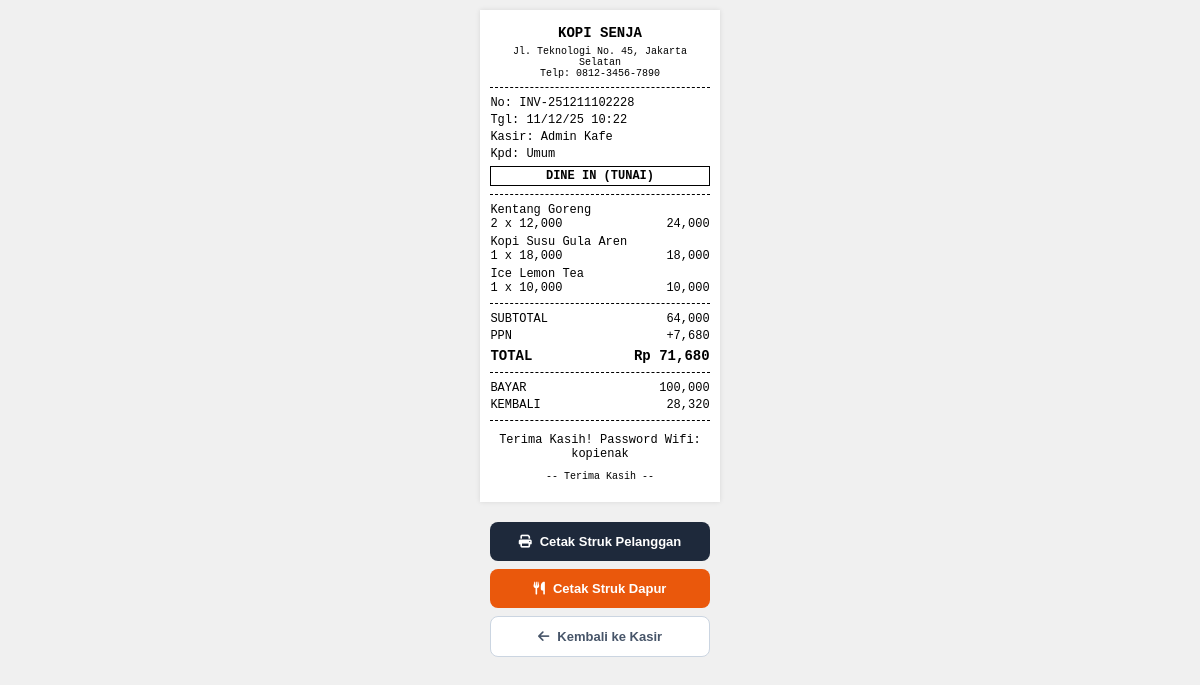
The app's page /struk.php?id=22 (signed in) with its own data.
### tables this page shows
CREATE TABLE `pengaturan` (
  `id` int(11) NOT NULL,
  `nama_toko` varchar(100) NOT NULL,
  `alamat_toko` text NOT NULL,
  `telp_toko` varchar(50) NOT NULL,
  `footer_struk` varchar(255) NOT NULL,
  `pajak_persen` int(11) NOT NULL DEFAULT 0,
  `updated_at` datetime DEFAULT current_timestamp()
);

CREATE TABLE `transaksi` (
  `id` int(11) NOT NULL,
  `no_struk` varchar(50) DEFAULT NULL,
  `nama_pelanggan` varchar(50) NOT NULL DEFAULT 'Umum',
  `tipe_pesanan` enum('Dine In','Take Away') NOT NULL DEFAULT 'Dine In',
  `tgl_transaksi` datetime DEFAULT NULL,
  `total_bayar` int(11) DEFAULT NULL,
  `diskon` int(11) DEFAULT 0,
  `pajak` decimal(10,2) NOT NULL DEFAULT 0.00,
  `bayar` int(11) DEFAULT NULL,
  `kembali` int(11) DEFAULT NULL,
  `metode_pembayaran` enum('Tunai','QRIS') NOT NULL DEFAULT 'Tunai',
  `kasir_id` int(11) DEFAULT NULL
);

CREATE TABLE `users` (
  `id` int(11) NOT NULL,
  `nama_lengkap` varchar(100) DEFAULT NULL,
  `username` varchar(50) DEFAULT NULL,
  `password` varchar(255) DEFAULT NULL,
  `role` enum('admin','kasir') DEFAULT NULL
);

CREATE TABLE `transaksi_detail` (
  `id` int(11) NOT NULL,
  `id_transaksi` int(11) DEFAULT NULL,
  `id_produk` int(11) DEFAULT NULL,
  `harga_saat_ini` int(11) DEFAULT NULL,
  `qty` int(11) DEFAULT NULL,
  `subtotal` int(11) DEFAULT NULL
);

CREATE TABLE `produk` (
  `id` int(11) NOT NULL,
  `kode_produk` varchar(20) DEFAULT NULL,
  `nama_produk` varchar(100) DEFAULT NULL,
  `kategori` varchar(50) DEFAULT NULL,
  `tags` varchar(255) DEFAULT '',
  `harga` int(11) DEFAULT NULL,
  `stok` int(11) DEFAULT NULL,
  `gambar` varchar(255) DEFAULT NULL
);

### struk.php (the view, shortened to what this page needs)
<?php
include 'config.php';
$id = isset($_GET['id']) ? (int)$_GET['id'] : 0;
$trx = mysqli_fetch_array(mysqli_query($koneksi, "SELECT t.*, u.nama_lengkap as kasir FROM transaksi t LEFT JOIN users u ON t.kasir_id = u.id WHERE t.id='$id'"));
$q_toko = mysqli_query($koneksi, "SELECT * FROM pengaturan WHERE id=1");
$toko = (mysqli_num_rows($q_toko) > 0) ? mysqli_fetch_assoc($q_toko) : ['nama_toko'=>'CafePOS', 'alamat_toko'=>'-', 'telp_toko'=>'-', 'footer_struk'=>'Terima Kasih'];
?>
<!DOCTYPE html>
<html>
<head>
    <link rel="stylesheet" href="https://cdnjs.cloudflare.com/ajax/libs/font-awesome/6.4.0/css/all.min.css">
</head>
<body onload="window.print()">
    <div class="wrapper">
        <div class="center">
            <h3 style="margin:5px 0; font-size: 14px;"><?= strtoupper($toko['nama_toko']) ?></h3>
            <p style="margin:0; font-size: 10px;"><?= $toko['alamat_toko'] ?></p>
            <p style="margin:0; font-size: 10px;">Telp: <?= $toko['telp_toko'] ?></p>
        </div>
        <div class="line"></div>
        <div class="flex"><span>No: <?= $trx['no_struk'] ?></span></div>
        <div class="flex"><span>Tgl: <?= date('d/m/y H:i', strtotime($trx['tgl_transaksi'])) ?></span></div>
        <div class="flex"><span>Kasir: <?= $trx['kasir'] ?></span></div>
        <div class="flex"><span>Kpd: <?= $trx['nama_pelanggan'] ?></span></div>
        <div class="center bold" style="margin-top:5px; font-size:12px; border:1px solid #000; padding:2px;"><?= strtoupper($trx['tipe_pesanan']) ?> (<?= strtoupper($trx['metode_pembayaran']) ?>)</div>
        <div class="line"></div>
        <?php
        $items = mysqli_query($koneksi, "SELECT t.*, p.nama_produk FROM transaksi_detail t JOIN produk p ON t.id_produk = p.id WHERE t.id_transaksi='$id'");
        while($i = mysqli_fetch_array($items)){
        ?>
        <div style="margin-bottom: 4px;">
            <div><?= $i['nama_produk'] ?></div>
            <div class="flex"><span><?= $i['qty'] ?> x <?= number_format($i['harga_saat_ini']) ?></span> <span><?= number_format($i['subtotal']) ?></span></div>
        </div>
        <?php } ?>
        <div class="line"></div>
        <?php $subtotal_murni = $trx['total_bayar'] + $trx['diskon'] - $trx['pajak']; ?>
        <div class="flex"><span>SUBTOTAL</span> <span><?= number_format($subtotal_murni) ?></span></div>
        <?php if($trx['pajak'] > 0): ?>
        <div class="flex"><span>PPN</span> <span>+<?= number_format($trx['pajak']) ?></span></div>
        <?php endif; ?>
        <div class="flex bold" style="font-size: 14px; margin-top: 5px;"><span>TOTAL</span> <span>Rp <?= number_format($trx['total_bayar']) ?></span></div>
        <div class="line"></div>
        <div class="flex"><span>BAYAR</span> <span><?= number_format($trx['bayar']) ?></span></div>
        <div class="flex"><span>KEMBALI</span> <span><?= number_format($trx['kembali']) ?></span></div>
        <div class="line"></div>
        <div class="center" style="margin-top: 10px;">
            <p style="margin-bottom: 5px;"><?= $toko['footer_struk'] ?></p>
            <p style="font-size: 10px;">-- Terima Kasih --</p>
        </div>
    </div>
    <div class="wrapper no-print" style="background: transparent; box-shadow: none; padding-top: 0;">
        <div class="action-area">
            <button class="btn btn-print" onclick="window.print()">
                <i class="fa-solid fa-print"></i> Cetak Struk Pelanggan
            </button>
            <a href="cetak_dapur.php?id=<?= $id ?>" target="_blank" class="btn btn-dapur">
                <i class="fa-solid fa-utensils"></i> Cetak Struk Dapur
            </a>
            <a href="transaksi.php" class="btn btn-back">
                <i class="fa-solid fa-arrow-left"></i> Kembali ke Kasir
            </a>
        </div>
    </div>
</body>
</html>

### struk.php (style rules this page uses)
body { font-family: 'Courier New', monospace; font-size: 12px; margin: 0; padding: 10px; background-color: #f0f0f0; }
.wrapper { width: 58mm; margin: 0 auto; background: #fff; padding: 10px; box-shadow: 0 0 5px rgba(0,0,0,0.1); margin-bottom: 20px; }
.center { text-align: center; }
.bold { font-weight: bold; }
.line { border-bottom: 1px dashed #000; margin: 8px 0; }
.flex { display: flex; justify-content: space-between; margin-bottom: 3px; }
.action-area { display: grid; grid-template-columns: 1fr; gap: 8px; max-width: 300px; margin: 0 auto; }
.btn { display: flex; align-items: center; justify-content: center; gap: 8px; padding: 12px; border: none; cursor: pointer; border-radius: 8px; font-family: sans-serif; font-weight: bold; font-size: 13px; text-decoration: none; transition: opacity 0.2s; }
.btn-print { background: #1e293b; color: #fff; }
.btn-dapur { background: #ea580c; color: #fff; }
.btn-back { background: #fff; border: 1px solid #cbd5e1; color: #475569; }

### records on screen
pengaturan: nama_toko "KOPI SENJA", alamat_toko "Jl. Teknologi No. 45, Jakarta Selatan", telp_toko "0812-3456-7890", footer_struk "Terima Kasih! Password Wifi: kopienak"
transaksi: no_struk "INV-251211102228", tgl_transaksi "11/12/25 10:22", users.nama_lengkap "Admin Kafe", nama_pelanggan "Umum", tipe_pesanan "DINE IN", metode_pembayaran "TUNAI", subtotal_murni "64,000", pajak "7,680", total_bayar "71,680", bayar "100,000", kembali "28,320"
transaksi_detail: id_produk.nama_produk "Kentang Goreng", qty "2", harga_saat_ini "12,000", subtotal "24,000"
transaksi_detail: id_produk.nama_produk "Kopi Susu Gula Aren", qty "1", harga_saat_ini "18,000", subtotal "18,000"
transaksi_detail: id_produk.nama_produk "Ice Lemon Tea", qty "1", harga_saat_ini "10,000", subtotal "10,000"
